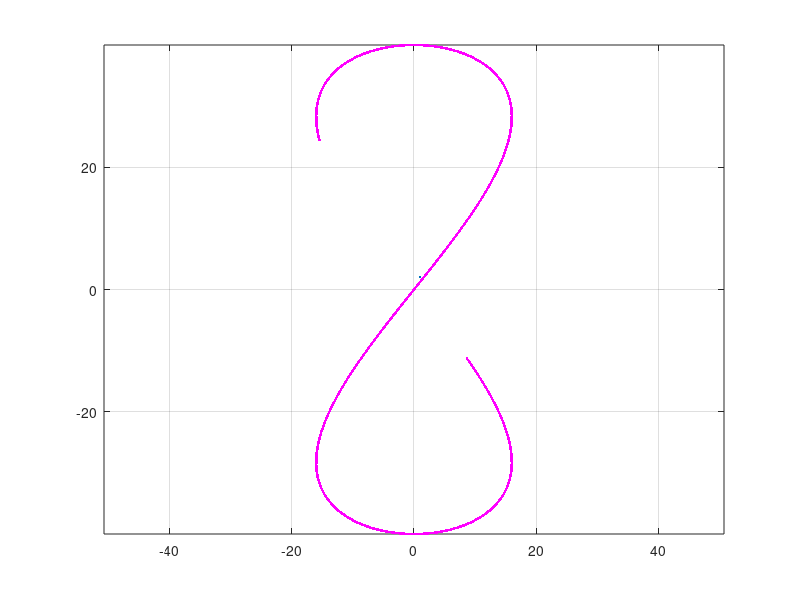

This chart was generated by the following MATLAB code: (Note: this script raises an error after producing the figure.)
% copyright @ Ezekiel Mok
% mozhb@mail2.sysu.edu.cn
% 2024/12/11
clc,clear
close all
sim.t_total = 24;%s
sim.point_num=2000;
sim.ts = sim.t_total / sim.point_num;
sim.t=linspace(0, sim.t_total, sim.point_num);
cx = zeros(sim.point_num,1);
cy= zeros(sim.point_num,1);
cz= zeros(sim.point_num,1);
start_ang=0.55*pi;
end_ang=2.25*pi;
x0 = @(t_step) 16*sin(2 * t_step + 1);
y0 = @(t_step) -40*cos(t_step+ 0.5);
z0 = @(t_step) 0;
start_psi=0;
end_psi=sim.t_total;
k=0;
for theta=start_psi:(end_psi-start_psi)/(sim.point_num-1):end_psi
    k=k+1;
    cx(k) = x0( start_ang+theta/(end_psi-start_psi)*(end_ang-start_ang));
    cy(k) = y0( start_ang+theta/(end_psi-start_psi)*(end_ang-start_ang));
    cz(k)=0;
end
figure(1)
plot(cx, cy, 'm.',LineWidth=2)
axis equal
grid on
refer_path(:, 1:3) =[cx, cy, cz];
for i=1:length(refer_path)
    if i==1
        dx = refer_path(i + 1, 1) - refer_path(i, 1);
        dy = refer_path(i + 1, 2) - refer_path(i, 2);
        dz = refer_path(i + 1, 3) - refer_path(i, 3);
        ddx = refer_path(3, 1) + refer_path(1, 1) - 2 * refer_path(2, 1);
        ddy = refer_path(3, 2) + refer_path(1, 2) - 2 * refer_path(2, 2);
        ddz = refer_path(3, 3) + refer_path(1, 3) - 2 * refer_path(2, 3);
    elseif  i==length(refer_path)
        dx = refer_path(i, 1) - refer_path(i - 1, 1);
        dy = refer_path(i, 2) - refer_path(i - 1, 2);
        dz = refer_path(i, 3) - refer_path(i - 1, 3);
        ddx = refer_path(i, 1) + refer_path(i - 2, 1) - 2 * refer_path(i - 1, 1);
        ddy = refer_path(i, 2) + refer_path(i - 2, 2) - 2 * refer_path(i - 1, 2);
        ddz = refer_path(i, 3) + refer_path(i - 2, 3) - 2 * refer_path(i - 1, 3);
    else
        dx = refer_path(i + 1, 1) - refer_path(i, 1);
        dy = refer_path(i + 1, 2) - refer_path(i, 2);
        dz = refer_path(i + 1, 3) - refer_path(i, 3);
        ddx = refer_path(i + 1, 1) + refer_path(i - 1, 1) - 2 * refer_path(i, 1);
        ddy = refer_path(i + 1, 2) + refer_path(i - 1, 2) - 2 * refer_path(i, 2);
        ddz = refer_path(i + 1, 3) + refer_path(i - 1, 3) - 2 * refer_path(i, 3);
    end
    refer_path(i,4)=atan2(dy, dx);%
    refer_path(i,5)=(ddy * dx - ddx * dy) / ((dx ^ 2 + dy ^ 2) ^ (3 / 2));
    refer_path(i,6) = dx;
    refer_path(i,7) = dy;
    refer_path(i,8) = dz;
end
for i=1:length(refer_path)
    if i==1
        dphai = refer_path(i + 1, 4) - refer_path(i, 4);
    elseif  i==length(refer_path)
        dphai = refer_path(i,4) - refer_path(i - 1, 4);
    else
        dphai = refer_path(i + 1, 4) - refer_path(i, 4);
    end
    refer_path(i, 9) = dphai;%yaw
end
x_d=refer_path(:, 1);
y_d=refer_path(:, 2);
z_d=refer_path(:, 3);
phai_d = refer_path(:, 4);
dx_d = refer_path(:, 6);
dy_d = refer_path(:, 7);
dz_d = refer_path(:, 8);
dphai_d = refer_path(:, 9);
sim.list_x_rd = refer_path(:, 1:3)';
sim.list_v_rd =refer_path(:, 6:8)';
sim.x_0 =sim.list_x_rd(:,1);% 可以看做领航者的初始位置
sim.v_0 = [0; 0;0];% 可以看做领航者的初始速度
sim.x_10 =[-17.5,15,0]';%
sim.v_10 = [0; 0;0];%
sim.x_20 =[-10,5,0]';%
sim.v_20 = [0; 0;0];%
sim.x_30 =[-30,10,0]';%
sim.v_30 = [0; 0;0];%
ds_agent0=4;
ds_agent=2.8;
r_robot=0.4;
agent0 = agentclass2dim(sim.x_0, sim.v_0, sim.list_v_rd, sim.list_x_rd, ds_agent0, r_robot);% 虚拟领航者
agent1 = agentclass2dim(sim.x_10, sim.v_10, sim.list_v_rd, sim.list_x_rd, ds_agent, r_robot);% 智能体1
agent2 = agentclass2dim(sim.x_20, sim.v_20, sim.list_v_rd, sim.list_x_rd, ds_agent, r_robot);% 智能体2
agent3 = agentclass2dim(sim.x_30, sim.v_30, sim.list_v_rd, sim.list_x_rd, ds_agent, r_robot);% 智能体3
k=0;
param.km = 3.5;
param.k_f = 12;
param.ka_gain = 24;
param.k1 = 1;
param.k2 = 1-param.k1;
param.A_matrix = [1, 0, 0;
    1, 0, 0;
    1, 1, 0];%有向生成树图
param.B_matrix = [1, 0, 0]';%表征与领航者的直接通讯关系
param.fontsize=15;
a_interg=0;
aa_interg=0;
b_interg=0;
bb_interg=0;
x1_esm=agent0.x-[0.5,0.5,0]';
x2_esm=agent0.x+[0.4,0.4,0]';
x3_esm=agent0.x+[0.3,0.3,0]';
v1_esm = agent0.v;
v2_esm = agent0.v;
v3_esm = agent0.v;
ldestimator.lo1 = 0.1;
ldestimator.lo2 = 0.1;
ldestimator.lo3 = 25;
ldestimator.lo4 = 6;
ldestimator.yita1 = 3/2;
ldestimator.yita2 = 3/2;
sm_p1=[0,0,0]';
sm_p2=[4,-4,8]';
sm_p3=[4,4,8]';
sm_p1_dot=[0,0,0]';
sm_p2_dot=[0,0,0]';
sm_p3_dot=[0,0,0]';
sigma_p = [sm_p1, sm_p2, sm_p3];
sigma_p1 = [sm_p1, sm_p2, sm_p3];
sigma_pv = [sm_p1_dot, sm_p2_dot, sm_p3_dot];
trace_err1=nan+[sim.t];
trace_err2=nan+[sim.t];
trace_err3=nan+[sim.t];
trace_terr1=nan+[sim.t];
trace_terr2=nan+[sim.t];
trace_terr3=nan+[sim.t];
trace_esterr1=nan+[sim.t];
trace_esterr2=nan+[sim.t];
trace_esterr3=nan+[sim.t];
trace_obs1=nan+[sim.t];
trace_obs2=nan+[sim.t];
trace_obs3=nan+[sim.t];
trace_u1=nan+[sim.t];
trace_u2=nan+[sim.t];
trace_u3=nan+[sim.t];
trace_x0=nan+[sim.t;sim.t;sim.t];
trace_agentdis1=nan+[sim.t];
trace_agentdis2=nan+[sim.t];
trace_agentdis3=nan+[sim.t];
sim.obstacle_x =[0,9.5,0;9.5,2,0;0,-35,8; 15,-18,0; -14,-25,0; 0,35,8;18,29,0]';%
sim.obstacle_v =zeros(3,5);
% 车辆参数
m   = 1000;      % 质量
Jz  = 1200;      % 横摆转动惯量
lf  = 1.2;       % 质心至前轴
lr  = 1.6;       % 质心至后轴
Cf  = 80000;     % 前轴侧偏刚度
Cr  = 80000;     % 后轴侧偏刚度
xi  = 0.01;      % 控制点前移量
a   = 0.5;         % 后轴纵向力比例 (0: 前驱; 1: 后驱)

% 控制器增益 (可适当降低以减小控制量幅值)
Kp = diag([3, 3]);
Kd = diag([5, 5]);
% 初始状态 (起点尽量接近轨迹，减小初始冲击)
X   = agent1.x(1);
Y   = agent1.x(2);
phi = 0;
vx  = 5;         % 初始速度匹配参考速度 10 m/s
vy  = 0;
r   = 0;
x_state = [X; Y; phi; vx; vy; r];
delta_f = 0;   % 前轮转角初值
Fx = 0;
for j = sim.t
    k=k+1;
    agent0.record_x(k)=agent0.x(1);
    agent0.record_y(k)=agent0.x(2);
    agent0.record_z(k)=agent0.x(3);
    agent0.record_psi(k)=refer_path(k, 4);
    agent1.record_x(k)=agent1.x(1);
    agent1.record_psi(k)=refer_path(k, 4);
    agent1.record_y(k)=agent1.x(2);
    agent1.record_z(k)=agent1.x(3);
    agent2.record_x(k)=agent2.x(1);
    agent2.record_y(k)=agent2.x(2);
    agent2.record_psi(k)=refer_path(k, 4);
    agent2.record_z(k)=agent2.x(3);
    agent3.record_x(k)=agent3.x(1);
    agent3.record_y(k)=agent3.x(2);
    agent3.record_z(k)=agent3.x(3);
    agent3.record_psi(k)=refer_path(k, 4);
    [v_m0, jacobi_m0] = motion(agent0.x, sim.list_x_rd(:, k), sim.list_v_rd(:, k) ./ sim.ts, param.km);
    agent0.v = v_m0;
    agent0.x = agent0.x + sim.ts .* agent0.v;
    p_now = [agent1.x, agent2.x, agent3.x];
    v_now = [agent1.v, agent2.v, agent3.v];
    [min_id1,min_pos1, min_dis_detected1] = returnnearobstacle(p_now,  sim.obstacle_x,  1) ;
    [min_id2,min_pos2, min_dis_detected2] = returnnearobstacle(p_now,  sim.obstacle_x,  2) ;
    [min_id3,min_pos3, min_dis_detected3] = returnnearobstacle(p_now,  sim.obstacle_x,  3) ;
    [pmin_id1, min_dis1] = returnnearagent(p_now, 1) ;
    [pmin_id2, min_dis2] = returnnearagent(p_now, 2) ;
    [pmin_id3, min_dis3] = returnnearagent(p_now, 3) ;
    trace_obs1(k)=min_dis_detected1;
    trace_obs2(k)=min_dis_detected2;
    trace_obs3(k)=min_dis_detected3;
    trace_agentdis1(k)=min_dis1;
    trace_agentdis2(k)=min_dis2;
    trace_agentdis3(k)=min_dis3;
    time_start_scaleup=720*sim.ts;
    time_span_scaledown=1.5;
    if j>=time_start_scaleup && j<=time_start_scaleup+time_span_scaledown
        % agent 3
        a=Accel_slow_fast(time_start_scaleup, time_span_scaledown, j, 0.5);
        % agent 3
        b=Accel_slow_fast(time_start_scaleup, time_span_scaledown, j, 0.5);
        a_interg = a_interg + a * sim.ts;
        aa_interg = aa_interg + a_interg * sim.ts;
        b_interg = b_interg + b * sim.ts;
        bb_interg = bb_interg + b_interg * sim.ts;
    end
    time_start_scaledown=850*sim.ts;
    time_span_scaledown=1.5;
    if j>=time_start_scaledown && j<=time_start_scaledown+time_span_scaledown
        % agent 3
        a=-Accel_slow_fast(time_start_scaledown, time_span_scaledown, j, 0.5);
        % agent 3
        b=-Accel_slow_fast(time_start_scaledown, time_span_scaledown, j, 0.5);
        a_interg = a_interg + a * sim.ts;
        aa_interg = aa_interg + a_interg * sim.ts;
        b_interg = b_interg + b * sim.ts;
        bb_interg = bb_interg + b_interg * sim.ts;
    end
        time_start_scaleup=1800*sim.ts;
    time_span_scaledown=1.5;
    if j>=time_start_scaleup && j<=time_start_scaleup+time_span_scaledown
        % agent 3
        a=Accel_slow_fast(time_start_scaleup, time_span_scaledown, j,1);
        % agent 3
        b=Accel_slow_fast(time_start_scaleup, time_span_scaledown, j, 1);
        a_interg = a_interg + a * sim.ts;
        aa_interg = aa_interg + a_interg * sim.ts;
        b_interg = b_interg + b * sim.ts;
        bb_interg = bb_interg + b_interg * sim.ts;
    end
    offset=[0,0,0];
    sigma_p1_last=sigma_p1;
    for i=1:1:3
        sigma_p1(:,i)=Aff('A', refer_path(k, 4), 1+aa_interg, 1+aa_interg,1+aa_interg,  0, 0, 0, sigma_p(:,i));
    end
    sigma_pv= (1/sim.ts).*(sigma_p1_last-sigma_p1);
    p_esm   = [x1_esm, x2_esm, x3_esm];
    pv_esm = [v1_esm, v2_esm, v3_esm];
    [x1_esm_dot, v1_esm_dot] = retrunaikx(ldestimator, param.A_matrix, param.B_matrix, p_esm, pv_esm, agent0.x, agent0.v,  1);
    [x2_esm_dot, v2_esm_dot] = retrunaikx(ldestimator, param.A_matrix, param.B_matrix, p_esm, pv_esm, agent0.x, agent0.v,  2);
    [x3_esm_dot, v3_esm_dot] = retrunaikx(ldestimator, param.A_matrix, param.B_matrix, p_esm, pv_esm, agent0.x, agent0.v,  3);
    x1_esm = x1_esm + sim.ts .* x1_esm_dot;
    x2_esm = x2_esm + sim.ts .* x2_esm_dot;
    x3_esm = x3_esm + sim.ts .* x3_esm_dot;
    v1_esm = v1_esm + sim.ts .* v1_esm_dot;
    v2_esm = v2_esm + sim.ts .* v2_esm_dot;
    v3_esm = v3_esm + sim.ts .* v3_esm_dot;
    [bar_sigma_f1, sigmaf_i1, pf_i1, vf_i1] = return_bar_sigmaf(param, p_now, v_now, p_esm, pv_esm, sigma_p1, sigma_pv, 1);
    [bar_sigma_f2, sigmaf_i2, pf_i2, vf_i2] = return_bar_sigmaf(param, p_now, v_now, p_esm, pv_esm, sigma_p1, sigma_pv, 2);
    [bar_sigma_f3, sigmaf_i3, pf_i3, vf_i3] = return_bar_sigmaf(param, p_now, v_now, p_esm, pv_esm, sigma_p1, sigma_pv, 3);
    [v_fm1, jacobi_fm1] = PDFBC(param,bar_sigma_f1, p_now, sigma_p1, pf_i1, vf_i1, 1);
    [v_fm2, jacobi_fm2] = PDFBC(param,bar_sigma_f2, p_now, sigma_p1, pf_i2, vf_i2, 2);
    [v_fm3, jacobi_fm3] = PDFBC(param,bar_sigma_f3, p_now, sigma_p1, pf_i3, vf_i3, 3);
    if min_dis_detected1<=agent1.R_safe
        [smrho_oa1, jacobi_o1] = returnobstaclejacobi(p_now, agent1.R_safe, ...
            agent1.r_robot, sim.obstacle_x(:,min_id1), min_dis_detected1, 1);
        v_o1 = pinv(jacobi_o1).*param.ka_gain*(agent1.R_safe - smrho_oa1);
    else
        v_o1 = zeros(3, 1);
        jacobi_o1 = zeros(1, 3);
    end
    if min_dis_detected2<=agent2.R_safe
        [smrho_oa2, jacobi_o2] = returnobstaclejacobi(p_now, agent2.R_safe, ...
            agent2.r_robot, sim.obstacle_x(:,min_id2), min_dis_detected2, 2);
        v_o2 = pinv(jacobi_o2).*param.ka_gain*(agent2.R_safe - smrho_oa2);
    else
        v_o2 = zeros(3, 1);
        jacobi_o2 = zeros(1, 3);
    end
    if min_dis_detected3<=agent3.R_safe
        [smrho_oa3, jacobi_o3] = returnobstaclejacobi(p_now, agent3.R_safe, ...
            agent3.r_robot, sim.obstacle_x(:,min_id3), min_dis_detected3, 3);
        v_o3 = pinv(jacobi_o3).*param.ka_gain*(agent3.R_safe - smrho_oa3);
    else
        v_o3 = zeros(3, 1);
        jacobi_o3 = zeros(1, 3);
    end
    if min_dis_detected1<=agent1.R_safe
        agent1.v =  v_o1 + (eye(3, 3) - pinv(jacobi_o1) * jacobi_o1) *v_fm1;
    else
        agent1.v =  v_fm1 + (eye(3, 3) - pinv(jacobi_fm1) * jacobi_fm1) * v_o1;
    end
    agent1.x =  agent1.x + sim.ts .* agent1.v;
    if min_dis_detected2<=agent2.R_safe
        agent2.v =  v_o2 + (eye(3, 3) - pinv(jacobi_o2) * jacobi_o2) *v_fm2;
    else
        agent2.v =  v_fm2 + (eye(3, 3) - pinv(jacobi_fm2) * jacobi_fm2) * v_o2;
    end
    agent2.x =  agent2.x + sim.ts .* agent2.v;
    if min_dis_detected3<=agent3.R_safe
        agent3.v =  v_o3 + (eye(3, 3) - pinv(jacobi_o3) * jacobi_o3) *v_fm3;
    else
        agent3.v =  v_fm3 + (eye(3, 3) - pinv(jacobi_fm3) * jacobi_fm3) * v_o3;
    end
    agent3.x =  agent3.x + sim.ts .* agent3.v;
    trace_err1(k)=norm(bar_sigma_f1);
    trace_err2(k)=norm(bar_sigma_f2);
    trace_err3(k)=norm(bar_sigma_f3);
end
agcolor1=[0.99, 0.49, 0.00];
agcolor2=[0.17, 0.62, 0.47];
agcolor3=[0.88, 0.17, 0.56];
figure(2);
hold on; box on;
grid off
set(gcf, 'Position', [100, 100, 1.2*800, 1.2*600]);
set(gca, 'fontSize', param.fontsize)
set(get(gca, 'ylabel'), 'String', 'Task error (m)', 'fontSize', param.fontsize);
set(get(gca, 'xlabel'), 'String', 't (s)', 'fontSize', param.fontsize);
set(gca, 'fontsize', param.fontsize);
plot(sim.t, trace_err1, Color=agcolor1,LineStyle='-',LineWidth=2)
plot(sim.t, trace_err2, Color=agcolor2,LineStyle='-',LineWidth=2)
plot(sim.t, trace_err3, Color=agcolor3,LineStyle='-',LineWidth=2)
legend('UGV','UAV1','UAV2','Location','northEast');
axis([0,24,0,20])
figure(1);
hold on; box on;
grid on
set(gcf, 'Position', [100, 100, 1.2*800, 1.2*600]);
set(gca, 'fontSize', param.fontsize)
set(get(gca, 'xlabel'), 'String', 'x (m)', 'fontSize', param.fontsize);
set(get(gca, 'ylabel'), 'String', 'y (m)', 'fontSize', param.fontsize);
set(get(gca, 'zlabel'), 'String', 'z (m)', 'fontSize', param.fontsize);
axis([-38,38,-48,48,-10,40])
hg   = gca;
view(3)
set(gca, 'fontsize', param.fontsize);
idx=2000;
h0=plot3(agent0.record_x(1:idx),agent0.record_y(1:idx),agent0.record_z(1:idx),'--','Color','b', 'linewidth', 4);
h1=plot3(agent1.record_x(1:idx),agent1.record_y(1:idx),agent1.record_z(1:idx),'-','Color',agcolor1, 'linewidth', 2);
h2=plot3(agent2.record_x(1:idx),agent2.record_y(1:idx),agent2.record_z(1:idx),'-','Color',agcolor2, 'linewidth', 2);
h3=plot3(agent3.record_x(1:idx),agent3.record_y(1:idx),agent3.record_z(1:idx),'-','Color',agcolor3, 'linewidth', 2);
[~,obs_num]=size(sim.obstacle_x);
obs1=pbsplot('C',sim.obstacle_x(1,1),sim.obstacle_x(2,1),sim.obstacle_x(3,1),3,15,0.3*ones(1,3));
obs2=pbsplot('C',sim.obstacle_x(1,2),sim.obstacle_x(2,2),sim.obstacle_x(3,2),3,15,0.3*ones(1,3));
obs3=pbsplot('S',sim.obstacle_x(1,3),sim.obstacle_x(2,3),sim.obstacle_x(3,3),2,0,0.3*ones(1,3));
obs4=pbsplot('S',sim.obstacle_x(1,4),sim.obstacle_x(2,4),sim.obstacle_x(3,4),2,0,0.3*ones(1,3));
obs5=pbsplot('S',sim.obstacle_x(1,5),sim.obstacle_x(2,5),sim.obstacle_x(3,5),2,0,0.3*ones(1,3));
obs6=pbsplot('S',sim.obstacle_x(1,6),sim.obstacle_x(2,6),sim.obstacle_x(3,6),2,0,0.3*ones(1,3));
obs7=pbsplot('S',sim.obstacle_x(1,7),sim.obstacle_x(2,7),sim.obstacle_x(3,7),2,0,0.3*ones(1,3));
index_star=1;
line_color='k';
line_styte=':';
line_w=2;
[drone1,combinedobject1] = drone_plot(hg,agcolor2);
translation1 = makehgtform('translate', [agent2.record_x(index_star),agent2.record_y(index_star),agent2.record_z(index_star)]);
    rotation11 = makehgtform('xrotate',(pi/180)*(0));
    rotation12 = makehgtform('yrotate',(pi/180)*(0));
    rotation13 = makehgtform('zrotate',agent2.record_psi(index_star));
    set(combinedobject1,'matrix',...
    translation1*rotation13*rotation12*rotation11);
[drone2,combinedobject2] = drone_plot(hg,agcolor3);
translation1 = makehgtform('translate', [agent3.record_x(index_star),agent3.record_y(index_star),agent3.record_z(index_star)]);
    rotation11 = makehgtform('xrotate',(pi/180)*(0));
    rotation12 = makehgtform('yrotate',(pi/180)*(0));
    rotation13 = makehgtform('zrotate',agent3.record_psi(index_star));
    set(combinedobject2,'matrix',...
    translation1*rotation13*rotation12*rotation11);

[satellite_1,combinedobject1] = carplot(gca,agcolor1);
set(combinedobject1,'matrix',...
    makehgtform('translate', [agent1.record_x(index_star),agent1.record_y(index_star)-2,agent1.record_z(index_star)+2])*makehgtform('zrotate',agent1.record_psi(index_star)));
line([agent1.record_x(index_star),agent2.record_x(index_star)],[agent1.record_y(index_star), ...
    agent2.record_y(index_star)],[agent1.record_z(index_star), ...
    agent2.record_z(index_star)],'Color',line_color,'LineStyle',line_styte, LineWidth=line_w)
line([agent1.record_x(index_star),agent3.record_x(index_star)],[agent1.record_y(index_star), ...
    agent3.record_y(index_star)],[agent1.record_z(index_star), ...
    agent3.record_z(index_star)],'Color',line_color,'LineStyle',line_styte, LineWidth=line_w)
line([agent2.record_x(index_star),agent3.record_x(index_star)],[agent2.record_y(index_star), ...
    agent3.record_y(index_star)],[agent2.record_z(index_star), ...
    agent3.record_z(index_star)],'Color',line_color,'LineStyle',line_styte, LineWidth=line_w)
index_star=100;
line_color='k';
line_styte=':';
line_w=2;
[drone3,combinedobject3] = drone_plot(hg,agcolor2);
translation1 = makehgtform('translate', [agent2.record_x(index_star),agent2.record_y(index_star),agent2.record_z(index_star)]);
    rotation11 = makehgtform('xrotate',(pi/180)*(0));
    rotation12 = makehgtform('yrotate',(pi/180)*(0));
    rotation13 = makehgtform('zrotate',agent2.record_psi(index_star));
    set(combinedobject3,'matrix',...
    translation1*rotation13*rotation12*rotation11);
[drone4,combinedobject4] = drone_plot(hg,agcolor3);
translation1 = makehgtform('translate', [agent3.record_x(index_star),agent3.record_y(index_star),agent3.record_z(index_star)]);
    rotation11 = makehgtform('xrotate',(pi/180)*(0));
    rotation12 = makehgtform('yrotate',(pi/180)*(0));
    rotation13 = makehgtform('zrotate',agent3.record_psi(index_star));
    set(combinedobject4,'matrix',...
    translation1*rotation13*rotation12*rotation11);
 [satellite_5,combinedobject5] = carplot(gca,agcolor1);
set(combinedobject5,'matrix',...
    makehgtform('translate', [agent1.record_x(index_star),agent1.record_y(index_star)-2,agent1.record_z(index_star)+2])*makehgtform('zrotate',agent1.record_psi(index_star)));
line([agent1.record_x(index_star),agent2.record_x(index_star)],[agent1.record_y(index_star), ...
    agent2.record_y(index_star)],[agent1.record_z(index_star), ...
    agent2.record_z(index_star)],'Color',line_color,'LineStyle',line_styte, LineWidth=line_w)
line([agent1.record_x(index_star),agent3.record_x(index_star)],[agent1.record_y(index_star), ...
    agent3.record_y(index_star)],[agent1.record_z(index_star), ...
    agent3.record_z(index_star)],'Color',line_color,'LineStyle',line_styte, LineWidth=line_w)
line([agent2.record_x(index_star),agent3.record_x(index_star)],[agent2.record_y(index_star), ...
    agent3.record_y(index_star)],[agent2.record_z(index_star), ...
    agent3.record_z(index_star)],'Color',line_color,'LineStyle',line_styte, LineWidth=line_w)
index_star=2000;
line_color='k';
line_styte=':';
line_w=2;
[drone6,combinedobject6] = drone_plot(hg,agcolor2);
translation1 = makehgtform('translate', [agent2.record_x(index_star)+2.2,agent2.record_y(index_star)-2.2,agent2.record_z(index_star)+4]);
    rotation11 = makehgtform('xrotate',(pi/180)*(0));
    rotation12 = makehgtform('yrotate',(pi/180)*(0));
    rotation13 = makehgtform('zrotate',agent2.record_psi(index_star));
    set(combinedobject6,'matrix',...
    translation1*rotation13*rotation12*rotation11);
[drone7,combinedobject7] = drone_plot(hg,agcolor3);
translation1 = makehgtform('translate', [agent3.record_x(index_star)-2.2,agent3.record_y(index_star)+2.2,agent3.record_z(index_star)+4]);
    rotation11 = makehgtform('xrotate',(pi/180)*(0));
    rotation12 = makehgtform('yrotate',(pi/180)*(0));
    rotation13 = makehgtform('zrotate',agent3.record_psi(index_star));
    set(combinedobject7,'matrix',...
    translation1*rotation13*rotation12*rotation11);
 [satellite_8,combinedobject8] = carplot(gca,agcolor1);
set(combinedobject8,'matrix',...
    makehgtform('translate', [agent1.record_x(index_star),agent1.record_y(index_star),agent1.record_z(index_star)+2])*makehgtform('zrotate',agent1.record_psi(index_star)));
line([agent1.record_x(index_star),agent2.record_x(index_star)],[agent1.record_y(index_star), ...
    agent2.record_y(index_star)],[agent1.record_z(index_star), ...
    agent2.record_z(index_star)],'Color',line_color,'LineStyle',line_styte, LineWidth=line_w)
line([agent1.record_x(index_star),agent3.record_x(index_star)],[agent1.record_y(index_star), ...
    agent3.record_y(index_star)],[agent1.record_z(index_star), ...
    agent3.record_z(index_star)],'Color',line_color,'LineStyle',line_styte, LineWidth=line_w)
line([agent2.record_x(index_star),agent3.record_x(index_star)],[agent2.record_y(index_star), ...
    agent3.record_y(index_star)],[agent2.record_z(index_star), ...
    agent3.record_z(index_star)],'Color',line_color,'LineStyle',line_styte, LineWidth=line_w)

% text(16, -27,['#t=', num2str(0/2000*24),'s'],'color', 'k', 'FontSize', 15, 'horizontalAlignment', 'center', 'FontWeight', 'normal', 'Rotation', 0, 'fontname', 'Times');
% text(30, -25, ['#t=', num2str(80/2000*24),'s'],'color', 'k', 'FontSize', 15, 'horizontalAlignment', 'center', 'FontWeight', 'normal', 'Rotation', 0, 'fontname', 'Times');
% text(20, 24, ['#t=', num2str(700/2000*24),'s'],'color', 'k', 'FontSize', 15, 'horizontalAlignment', 'center', 'FontWeight', 'normal', 'Rotation', 0, 'fontname', 'Times');
% text(-9.65, 19, ['#t=', num2str(2000/2000*24),'s'],'color', 'k', 'FontSize', 15, 'horizontalAlignment', 'center', 'FontWeight', 'normal', 'Rotation', 0, 'fontname', 'Times');
% text(-26.8, -8, ['#t=', num2str(1250/2000*24),'s'],'color', 'k', 'FontSize', 15, 'horizontalAlignment', 'center', 'FontWeight', 'normal', 'Rotation', 0, 'fontname', 'Times');
% text(4.27, 14, ['#t=', num2str(900/2000*24),'s'],'color', 'k', 'FontSize', 15, 'horizontalAlignment', 'center', 'FontWeight', 'normal', 'Rotation', 0, 'fontname', 'Times');
legend('Virtual leader','UGV','UAV 1','UAV2','Location','northEast','Orientation','Vertical');
function [satellite_1,combinedobject] = carplot(hg,cor)
ox1=0;
oy1=0;
body_length = 4;
body_color = cor; % 卫星主体颜色
yscale=1.8;
r_p=1.5;
x_p=-2;
y_p=-2;
z_p=-1.35;
hgt=1;
col='k';
[x_x2,y_y2,z_z2] = cylinder(1);
[box_a,box_b]=size(x_x2);
x_x1=x_x2;
y_y1=y_y2;
z_z1=z_z2;
theta1=pi/2;
T_tran=[1,0,0;
           0,cos(theta1),-sin(theta1);      
           0,sin(theta1), cos(theta1)];
for i=1:1:box_a
    for j=1:1:box_b
        temp=T_tran*[r_p*x_x2(i,j),r_p*y_y2(i,j),hgt*z_z2(i,j)]';
        x_x1(i,j)= temp(1);
        y_y1(i,j)= temp(2);
        z_z1(i,j)= temp(3);
    end
end
to = linspace(0, 2*pi);
xp = x_p+r_p*cos(to);
yp = y_p+zeros(1,length(to));
zp = z_p+r_p*sin(to);
satellite_1(1)= surf(x_p+x_x1,y_p+y_y1,z_p+z_z1,'FaceColor',col,'EdgeColor','none'); 
satellite_1(2)  = patch(xp,yp,  zp,col,'EdgeColor','w');
satellite_1(3)  = patch(xp,yp-hgt,  zp,col,'EdgeColor','w');
satellite_1(4)= surf(x_p+x_x1+4,y_p+y_y1,z_p+z_z1,'FaceColor',col,'EdgeColor','none'); 
satellite_1(5)  = patch(xp+4,yp,  zp,col,'EdgeColor','w');
satellite_1(6)  = patch(xp+4,yp-hgt,  zp,col,'EdgeColor','w');
satellite_1(7)= surf(x_p+x_x1,y_p+y_y1+5,z_p+z_z1,'FaceColor',col,'EdgeColor','none'); 
satellite_1(8)  = patch(xp,yp+5,  zp,col,'EdgeColor','w');
satellite_1(9)  = patch(xp,yp-hgt+5,  zp,col,'EdgeColor','w');
satellite_1(10)=surf(x_p+x_x1+4,y_p+y_y1+5,z_p+z_z1,'FaceColor',col,'EdgeColor','none'); 
satellite_1(11)  = patch(xp+4,yp+5,  zp,col,'EdgeColor','w');
satellite_1(12)  = patch(xp+4,yp-hgt+5,  zp,col,'EdgeColor','w');
satellite_1(13)=patch(ox1+yscale*[-1, -1, 1, 1]*body_length/2, oy1+[-1, 1, 1, -1]*body_length/2, [-1, -1, -1, -1]*body_length/2, body_color,'Linewidth',1);
satellite_1(14)=patch(ox1+yscale*[-1, -1, 1, 1]*body_length/2, oy1+[-1, 1, 1, -1]*body_length/2, [1, 1, 1, 1]*body_length/2, body_color,'Linewidth',1);
satellite_1(15)=patch(ox1+yscale*[-1, 1, 1, -1]*body_length/2, oy1+[-1, -1, -1, -1]*body_length/2, [-1, -1, 1, 1]*body_length/2, body_color,'Linewidth',1);
satellite_1(16)=patch(ox1+yscale*[-1, 1, 1, -1]*body_length/2, oy1+[1, 1, 1, 1]*body_length/2, [-1, -1, 1, 1]*body_length/2, body_color,'Linewidth',1);
satellite_1(17)=patch(ox1+yscale*[1, 1, 1, 1]*body_length/2, oy1+[-1, 1, 1, -1]*body_length/2, [-1, -1, 1, 1]*body_length/2, body_color,'Linewidth',1);
satellite_1(18)=patch(ox1+yscale*[-1, -1, -1, -1]*body_length/2, oy1+[-1, 1, 1, -1]*body_length/2, [-1, -1, 1, 1]*body_length/2, body_color,'Linewidth',1);
combinedobject = hgtransform('parent',hg );
set(satellite_1,'parent',combinedobject)
end
 function[drone,combinedobject] = drone_plot(hg, col)
 D2R = pi/180;
scale = 7;
b   = scale * 0.6 ;   % the length of total square cover by whole body of quadcopter in meter
a   = b/3 ;   % the legth of small square base of quadcopter(b/4)
H   = scale * 0.06 ;  % hight of drone in Z direction (4cm)
H_m = H+H/2; % hight of motor in z direction (5 cm)
r_p = b/4 ;   % radius of propeller
%% Conversions
ro = 45*D2R;                   % angle by which rotate the base of quadcopter
Ri = [cos(ro) -sin(ro) 0;
    sin(ro) cos(ro)  0;
    0       0       1];     % rotation matrix to rotate the coordinates of base
base_co = [-a/2  a/2 a/2 -a/2; % Coordinates of Base
                  -a/2 -a/2 a/2 a/2;
                    0    0   0   0];
base = Ri*base_co;             % rotate base Coordinates by 45 degree
to = linspace(0, 2*pi);
xp = r_p*cos(to);
yp = r_p*sin(to);
zp = zeros(1,length(to));
%% Design Different parts
% design the base square
drone(1) = patch([base(1,:)],[base(2,:)],[base(3,:)],'r');
drone(2) = patch([base(1,:)],[base(2,:)],base(3,:)+H,'r');

% design 2 parpendiculer legs of quadcopter
[xcylinder, ycylinder, zcylinder] = cylinder([H/2 H/2]);
drone(3) =  surface(b*zcylinder-b/2,ycylinder,xcylinder+H/2,'facecolor','b');
drone(4) =  surface(ycylinder,b*zcylinder-b/2,xcylinder+H/2,'facecolor','b') ;

% design 4 cylindrical motors
drone(5) = surface(xcylinder+b/2,ycylinder,H_m*zcylinder+H/2,'facecolor','r');
drone(6) = surface(xcylinder-b/2,ycylinder,H_m*zcylinder+H/2,'facecolor','r');
drone(7) = surface(xcylinder,ycylinder+b/2,H_m*zcylinder+H/2,'facecolor','r');
drone(8) = surface(xcylinder,ycylinder-b/2,H_m*zcylinder+H/2,'facecolor','r');

% design 4 propellers
drone(9)  = patch(xp+b/2,yp,  zp+(H_m+H/2),col,'LineWidth',0.5);
drone(10) = patch(xp-b/2,yp,  zp+(H_m+H/2),col,'LineWidth',0.5);
drone(11) = patch(xp,yp+b/2, zp+(H_m+H/2),col,'LineWidth',0.5);
drone(12) = patch(xp,yp-b/2,  zp+(H_m+H/2),col,'LineWidth',0.5);
combinedobject = hgtransform('parent',hg );
set(drone,'parent',combinedobject)
end
function updown = pbsplot(mode,x_p,y_p,z_p,r_p,hgt,col)
if mode=='S'
 [X,Y,Z]=sphere(20);
xp = r_p*X+x_p;
yp = r_p*Y+y_p;
zp = r_p*Z+z_p;
updown(1) = surf(xp,yp,zp+hgt,'EdgeColor','none',FaceColor=col);
else
  [x_x1,y_y1,z_z1] = cylinder(1);
updown(1)=surf(r_p*x_x1+x_p,r_p*y_y1+y_p,hgt*z_z1+z_p,'FaceColor',col,'EdgeColor','none'); 
to = linspace(0, 2*pi);
xp = x_p+r_p*cos(to);
yp = y_p+r_p*sin(to);
zp = z_p+zeros(1,length(to));
updown(2)  = patch(xp,yp,  zp,col,'EdgeColor','w');
updown(3)  = patch(xp,yp,  zp+hgt,col,'EdgeColor','w');
end
end
function p2=Aff(mode, theta, a, b,c, xm, ym,zm, p)
if mode=='S'
    A=[a,0,0;0,b,0;0,0,c];
    B=[0;0;0];
elseif mode=='T'
    A=[1,0,0;0,1,0;0,0,1];
    B=[xm;ym;zm];
elseif mode=='R'
    A=[a,0,0;0,b,0;0,0,c] * [cos(-theta),sin(-theta),0;-sin(-theta),cos(-theta),0;0,0,1];
    B=[0;0;0];
elseif mode=='A'
    A=[a,0,0;0,b,0;0,0,c] * [cos(-theta),sin(-theta),0;-sin(-theta),cos(-theta),0;0,0,1];
    B=[xm;ym;ym];
end
p2=A*p+B;
end
function [v_m, jacobi_m] = motion(x_now, x_expected, v_expected, km_gain)
[scale_x, ~]  = size(x_now);
jacobi_m = eye(scale_x, scale_x);
v_m = pinv(jacobi_m) * (v_expected + km_gain .* (x_expected - x_now));
end
function [esm_x_dot, esm_v_dot] = retrunaikx(estimator, A_matrix, B_matrix, esm_p, esm_pv, x0, v0,  agent_id)
[~, cow] =  size(A_matrix);
sumaijx = zeros(3, 1);
sumaijv = zeros(3, 1);
for j = 1:1:cow
    sumaijx = sumaijx  + A_matrix(agent_id, j) .* (esm_p(:, agent_id) - esm_p(:, j)) ;
    sumaijv = sumaijv   + A_matrix(agent_id, j) .* (esm_pv(:, agent_id) - esm_pv(:, j)) ;
end
e1 = return_sign2(sumaijx  +B_matrix(agent_id).*(esm_p(:, agent_id) - x0), estimator.yita1);
e2 = return_sign2(sumaijv  +B_matrix(agent_id).*(esm_pv(:, agent_id) - v0), estimator.yita2);
esm_x_dot = -estimator.lo1 .* (e1) - estimator.lo2 .* sign(sumaijx  +B_matrix(agent_id).*(esm_p(:, agent_id) - x0)) + esm_pv(:, agent_id);
esm_v_dot = -estimator.lo3 .* (e2) - estimator.lo4 .* sign(sumaijv  +B_matrix(agent_id).*(esm_pv(:, agent_id) - v0));
end
function [sign_r1] = return_sign2(e1, r1)
[scale_e, ~] = size(e1);
if scale_e  == 2
    sign_r1= [((abs(e1(1)))^ r1) * sign(e1(1)), ((abs(e1(2)))^ r1) * sign(e1(2))]';
elseif scale_e  == 3
    sign_r1 = [((abs(e1(1)))^ r1) * sign(e1(1)), ((abs(e1(2)))^ r1) * sign(e1(2)), ((abs(e1(3)))^ r1) * sign(e1(3))]';
else
    sign_r1 = ((abs(e1))^ r1) * sign(e1);
end
end
function [v_f, jacobi_f] = PDFBC(param,bar_sigma_f, p_now, sigma_x, pf_i, vf_i,agent_id)
jacobi_f = (1/norm(p_now(:, agent_id) - pf_i - sigma_x(:, agent_id))) * (p_now(:, agent_id) - pf_i - sigma_x(:, agent_id))';
v_f = pinv(jacobi_f) * (param.k_f .* (bar_sigma_f)+ jacobi_f * vf_i );
end
%
function [bar_sigma_f, sigmaf_i, pf_i, vf_i] = return_bar_sigmaf(param, p_now, v_now, p_esm, pv_esm, sigma_x, sigma_v, agent_id)
[~, cow] =  size(param.A_matrix);
sum_aijpj = zeros(3, 1);
sumv_aijpj = zeros(3, 1);
sumaij = 0;
for i = 1:1:cow
    sum_aijpj = sum_aijpj   + param.A_matrix(agent_id, i) .* (p_now(:, i) -  sigma_x(:, i) + sigma_x(:, agent_id)) ;% 可以改为测量值
    sumv_aijpj = sumv_aijpj   + param.A_matrix(agent_id, i) .* (v_now(:, i) -  sigma_v(:, i) + sigma_v(:, agent_id)) ;% 可以改为测量值
    sumaij = sumaij  + param.A_matrix(agent_id, i);
end
pf_i = (1/(param.k1+ param.k2 .* sumaij)) * (param.k1 .* (p_esm(:, agent_id)) + param.k2 .* sum_aijpj);
vf_i = (1/(param.k1+ param.k2 .* sumaij)) * (param.k1 .* (pv_esm(:, agent_id)) + param.k2 .* sumv_aijpj);
sigmaf_i = norm(pf_i + sigma_x(:,agent_id)-p_now(:,agent_id));
bar_sigma_f = 0-sigmaf_i;
end
function [id,pmin_id, min_dis] = returnnearobstacle(p, obs_detect, agent_id)
[~,a_num] = size(obs_detect);
p_id = p(:, agent_id);
min_id  = 1;
min_dis = norm(p_id - obs_detect(:, min_id));
for i = 1:1:a_num
    if i~= min_id
        if norm(p_id - obs_detect(:, i)) <= min_dis
            min_dis = norm(p_id - obs_detect(:, i));
            min_id = i;
        end
    end
end
pmin_id = obs_detect(:, min_id);
id=min_id;
end
function [smrho_oa, jacobi_oa] = returnobstaclejacobi(p, R, r, pmin_obid, min_obdis, agent_id)
if  min_obdis ~= inf
    smrho_oa =  R - R*sin((min_obdis + R - 2*r)*pi/(2*(R-1*r)));
    jacobi_oa = (-R*pi*(p(:, agent_id) - pmin_obid)'/(2*(R-1*r)*min_obdis))...
        *cos(pi*(min_obdis + R -2*r)/(2 * ( R - 1*r )));
else
    smrho_oa  = inf;
    jacobi_oa= zeros(1, 2);
end
if isnan(smrho_oa)
    smrho_oa  = inf;
    jacobi_oa= zeros(1, 2);
end
end
function [T_phai, T_phai_dot] = return_T_phai(phai, phai_dot)
T_phai = [cos(phai), -sin(phai), 0;
    sin(phai), cos(phai), 0;
    0,               0,            1];
T_phai_dot = [-sin(phai)/(cos(phai)^2 + sin(phai)^2),  cos(phai)/(cos(phai)^2 + sin(phai)^2), 0;
    -cos(phai)/(cos(phai)^2 + sin(phai)^2), -sin(phai)/(cos(phai)^2 + sin(phai)^2), 0;
    0,                                      0, 0] .* phai_dot;
end
function [A1, A2, e_ddt] = return_A1A2(tao, x0d_dot, x0d_ddot, e_dot, H_d, M, T_phai,T_phai_dot, J, J_inv, F_f, D_theta, R)
A1 = T_phai * T_phai_dot + D_theta .* (R .^2) * T_phai * J_inv * inv(M) * J * inv(T_phai);
A2 =(T_phai * T_phai_dot + D_theta .* (R .^2) * T_phai * J_inv * inv(M) * J * inv(T_phai)) * x0d_dot + (R.^2) .* T_phai * J_inv * inv(M) * F_f + x0d_ddot;
u = R .* T_phai * J_inv * inv(M) * tao;
kexi = R .* T_phai * J_inv * inv(M) * H_d;
e_ddt = -A1 * e_dot - A2 + u + kexi;
end
function [sign_r1] = return_sign(e1, r1)
sign_r1 = [((abs(e1(1)))^ r1) * sign(e1(1)), ((abs(e1(2)))^ r1) * sign(e1(2)), ((abs(e1(3)))^ r1) * sign(e1(3))]';
end
function [x0_dot, x1_dot] = dynamic_model(tao, x1, H_d , M, T_phai,T_phai_dot, J, J_inv, F_f, D_theta, R)
x0_dot = x1;
g= - (T_phai * T_phai_dot + D_theta .* (R .^2) * T_phai * J_inv * inv(M) * J * inv(T_phai)) * x1 - (R.^2) .* T_phai * J_inv * inv(M) * F_f;
u = R .* T_phai * J_inv * inv(M) * tao;
kexi = R .* T_phai * J_inv * inv(M) * H_d;
x1_dot = u + g + kexi;
end
function v_term = ctr_term(ctr_param, e_rr, e_dot, z2_esm)
rho = ctr_param.rho;
cmu_p = ctr_param.cmu_p;
T = ctr_param.T;
gama = ctr_param.gama;
phai_function = (2 /(rho * cmu_p * T )) * ( 2 * cmu_p*(norm(e_rr)) + (norm(e_rr)).^(-rho) +cmu_p^2 * (norm(e_rr)).^(rho)) * e_rr;
phai_function_dot = (2 /(rho * cmu_p * T )) * ( 2 * cmu_p*(norm(e_rr)) + (norm(e_rr)).^(-rho) +cmu_p^2 * (norm(e_rr)).^(rho)) * e_dot;
s = e_dot + phai_function;
v_term = - (2 /(rho * cmu_p * T )) * (cmu_p +  (0.5 ^ (1-rho/2)) * ((norm(s))^(-rho)) + ...
    cmu_p^2 * (0.5 ^ (1+rho/2)) * ((norm(s))^(rho))) * s - z2_esm - phai_function_dot - (1 / 2) * (1 / (gama ^ 2)) *s ;
end
function [pmin_id, min_dis] = returnnearagent(p, agent_id)
[~,a_num] = size(p);
p_id = p(:, agent_id);
min_id  = agent_id;
min_dis  = inf;
for i = 1:1:a_num
    if i~= agent_id
        if norm(p(:, i) - p_id) <= min_dis
            min_dis = norm(p(:, i) - p_id);
            min_id = i;
        end
    end
end
pmin_id = p(:, min_id);
end
